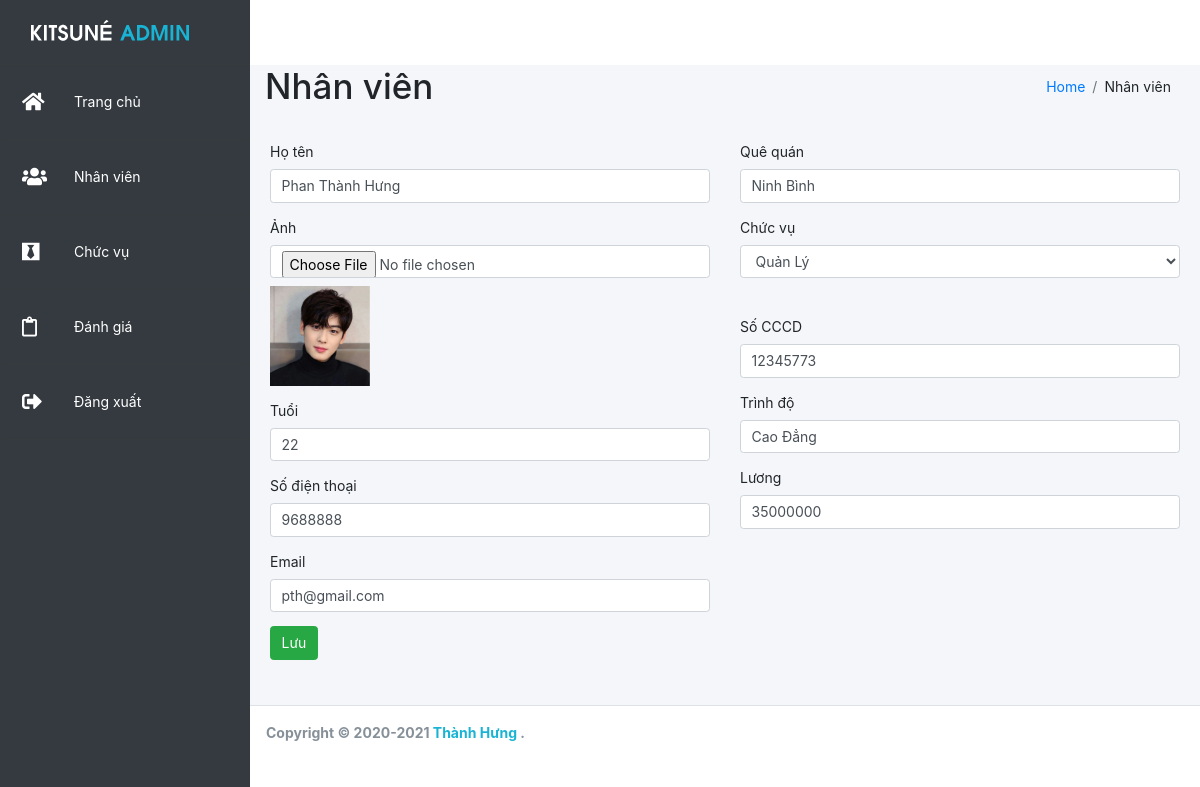
The app's page /admin/nhanvien.php?id=1000 with its own data.
### tables this page shows
CREATE TABLE `employee` (
  `nv_id` int(50) NOT NULL,
  `nv_image` varchar(50) NOT NULL,
  `nv_fullname` varchar(50) NOT NULL,
  `nv_age` int(50) NOT NULL,
  `nv_numberphone` int(50) NOT NULL,
  `nv_address` varchar(50) NOT NULL,
  `nv_position` int(50) NOT NULL,
  `nv_salary` int(50) NOT NULL,
  `nv_level` varchar(50) NOT NULL,
  `nv_email` varchar(50) NOT NULL,
  `nv_cccd` int(50) NOT NULL,
  `nv_rate` float NOT NULL
);

CREATE TABLE `position` (
  `pos_id` int(50) NOT NULL,
  `pos_name` varchar(50) NOT NULL,
  `pos_sl` int(20) NOT NULL
);

### admin/includes/dbhelp.php (called while the page is built, shortened)
<?php
function executeResult($sql) {
    $conn = mysqli_connect(HOST, USERNAME, PASSWORD, DATABASE);
    $resultset = mysqli_query($conn, $sql);
    $list      = [];
    while ($row = mysqli_fetch_array($resultset, 1)) {
        $list[] = $row;
    }
    return $list;
}
?>

### admin/nhanvien.php (the view, shortened to what this page needs)
<?php
require_once('./includes/dbhelp.php');
$s_fullname = $s_age = $s_image = $s_numberphone = $s_email = $s_address =
    $s_position = $s_cccd = $s_level = $s_salary = '';
$id = '';
if (isset($_GET['id'])) {
    $id          = $_GET['id'];
    $sql         = 'SELECT * FROM employee LEFT JOIN position ON position.pos_id=employee.nv_position where nv_id = '.$id;
    $staffList = executeResult($sql);
    if ($staffList != null && count($staffList) > 0) {
        $st = $staffList[0];
        $s_fullname = $st['nv_fullname'];
        $s_image = $st['nv_image'];
        $s_level = $st['nv_level'];
        $s_position = $st['pos_name'];
        $s_numberphone = $st['nv_numberphone'];
        $s_cccd = $st['nv_cccd'];
        $s_salary = $st['nv_salary'];
        $s_email = $st['nv_email'];
        $s_age      = $st['nv_age'];
        $s_address  = $st['nv_address'];
    } else {
        $id = '';
    }
}
?>
<!DOCTYPE html>
<html lang="en">
<head>
    <link rel="stylesheet" href="https://maxcdn.bootstrapcdn.com/bootstrap/4.1.3/css/bootstrap.min.css">
    <link href="https://use.fontawesome.com/releases/v5.0.4/css/all.css" rel="stylesheet">
    <link href="../asset/style.css" rel="stylesheet">
    <link href="../asset/reponsive.css" rel="stylesheet">
</head>
<body>
    <div class="wrapper">
        <div class="header">
            <nav class="navbar navbar-expand navbar-light navbar-white">
                <div class="sidebar">
                    <ul class="nav nav-pills flex-column" >
                        <li class="nav-item">
                            <a href="home.php" class="brand">
                                <img class="brand-img img-circle" src="../asset/img/logo.png" >
                            </a>
                        </li>
                        <li class="nav-item">
                            <a href="home.php" class="nav-link">
                                <span class="icon">
                                    <i class="fas fa-home"></i>
                                </span>
                                <p class="title">Trang chủ</p>
                            </a>
                        </li>
                        <li class="nav-item">
                            <a href="nhanvien.php" class="nav-link">
                                <span class="icon">
                                    <i class="fas fa-users"></i>
                                </span>
                                <p class="title">Nhân viên </p>
                            </a>
                        </li>
                        <li class="nav-item">
                            <a href="phongban.php" class="nav-link">
                                <span class="icon">
                                    <i class="fab fa-black-tie"></i>
                                </span>
                                <p class="title">Chức vụ</p>
                            </a>
                        </li>
                        <li class="nav-item">
                            <a href="chamcong.php" class="nav-link">
                                <span class="icon">
                                    <i class="far fa-clipboard "></i>
                                </span>
                                <p class="title">Đánh giá</p>
                            </a>
                        </li>
                        <li class="nav-item">
                            <a href="loginForm.php" class="nav-link">
                                <span class="icon">
                                    <i class="fas fa-sign-out-alt"></i>
                                </span>
                                <p class="title">Đăng xuất</p>
                            </a>
                        </li>
                    </ul>
                </div>
            </nav>
        </div>
        <div class="content-wrapper" style="min-height: 640px;">
            <div class="content-header">
                <div class="container-fluid">
                    <div class="row">
                        <div class="col-sm-6">
                            <h1>Nhân viên</h1>
                        </div>
                        <div class="col-sm-6">
                            <ol class="breadcrumb float-sm-right">
                                <li class="breadcrumb-item">
                                    <a href="home.php">Home</a>
                                </li>
                                <li class="breadcrumb-item">Nhân viên</li>
                            </ol>
                        </div>
                    </div>
                </div>
            </div>
                    <form method="post" style="padding: 20px" enctype="multipart/form-data">
                        <div class="row">
                            <div class="col-md-6">
                                <div class="form-group">
                                    <label>Họ tên</label>
                                    <input type="text" required class="form-control" name="fullname" placeholder="Nhập họ và tên" id="name" value="<?=$s_fullname?>">
                                </div>
                                 <div class="form-group">
                                    <label>Ảnh</label>
                                    <input type="file" class="form-control" name="image" placeholder="Nhập ảnh" id="image" >
                                    <img src="uploads/<?php echo $s_image ?>" width = "100px" style = "margin-top: 8px"">
                                </div>
                             <div class="form-group">
                                 <label>Tuổi</label>
                                 <input type="number" required class="form-control" name="age" placeholder="Nhập tuổi" id="dob" value="<?=$s_age?>">
                             </div>
                                 <div class="form-group">
                                     <label>Số điện thoại</label>
                                     <input type="text" required class="form-control" name="numberphone" placeholder="Nhập số điện thoại" id="phone" value="<?=$s_numberphone?>">
                                 </div>
                                 <div class="form-group">
                                     <label>Email</label>
                                     <input type="mail" required class="form-control" name="email" placeholder="Nhập email" id="email" value="<?=$s_email?>">
                                 </div>
                            </div>
                            <div class="col-md-6">
                                 <div class="form-group">
                                     <label>Quê quán</label>
                                     <input type="text" required class="form-control" name="address" placeholder="Nhập quê quán" id="hometown" value="<?=$s_address?>">
                                 </div>
                                  <div class="form-group">
                                     <label for="position" >Chức vụ</label>
                                        <div >
                                        <select  class="form-control" name="position" id="position" required>
                                        <option  selected>
                                            <?php
                                            if($id != ''){
                                                echo $s_position;
                                            } else{
                                                echo "Chọn nhân viên";
                                            }
                                        ?></option>
                                        </select>
                                     </div>
                                </div>
                                <div class="form-group" style="margin-top: 38px;">
                                    <label>Số CCCD</label>
                                    <input type="text"required class="form-control" name="cccd" placeholder="Nhập số CCCD" id="id" value="<?=$s_cccd?>">
                                </div>
                                 <div class="form-group">
                                     <label>Trình độ</label>
                                     <input type="text"required class="form-control" name="level" placeholder="Nhập trình độ" id="level" value="<?=$s_level?>">
                                 </div>
                                 <div class="form-group">
                                     <label>Lương</label>
                                     <input type="text"required class="form-control" name="salary" placeholder="Nhập lương" id="salary" value="<?=$s_salary?>">
                                 </div>
                            </div>
                        </div>
                        <button class="btn btn-success" >Lưu</button>
                    </form>
                </div>
            </div>
        <footer class="main-footer">
            <strong>
                Copyright © 2020-2021
                <a href="https://www.facebook.com/hwngnaf/" style="text-decoration: none; color: #19B3D3;">Thành Hưng</a>
                .
            </strong>
        </footer>
</body>
</html>

### asset/style.css (style rules this page uses)
* { margin: 0; padding: 0; box-sizing: border-box; }
html { font-family: 'Poppins'; font-size: 14px; }
.header { background-color: rgba(255, 255, 255, 0.459); height: 65px; }
img { vertical-align: middle; border-style: none; }
.img-circle { border-radius: 50%; }
.sidebar { position: fixed; background: #343a40; height: 100%; width: 250px; transition: 0.5s; overflow: hidden; top: 0; left: 0; z-index: 10; }
.sidebar ul { top: 0; left: 0; position: absolute; width: 100%; }
.sidebar ul li { position: relative; width: 100%; list-style: none; }
.sidebar .brand { padding: 9px 0px; }
.sidebar ul li a { color: #fff; position: relative; display: flex; width: 100%; text-decoration: none; border-bottom: 1px solid #363c3d ; }
.sidebar ul li a .icon { position: relative; display: block; min-width: 60px; height: 60px; line-height: 60px; font-size: 20px; padding-left: 8px; }
.sidebar ul li a .title { position: relative; display: block; height: 60px; line-height: 60px; white-space: nowrap; text-align: start; margin-bottom: 0px; }
.content-wrapper { background-color: #f4f6f9; min-height: 640px; }
.content-header .breadcrumb { background-color: #f4f6f9; }
.main-footer { bottom: 0; background-color: #fff; border-top: 1px solid #dee2e6; color: #869099; padding: 16px; }

### asset/reponsive.css (style rules this page uses)
@media (min-width: 768px) { .content-wrapper { margin-left: 250px; } }
@media (min-width: 768px) { .main-footer { margin-left: 250px; } }

### records on screen
employee: fullname "Phan Thành Hưng", nv_image (picture), age "22", numberphone "9688888", email "pth@gmail.com", address "Ninh Bình", position "Quản Lý", cccd "12345773", level "Cao Đẳng", salary "35000000"
